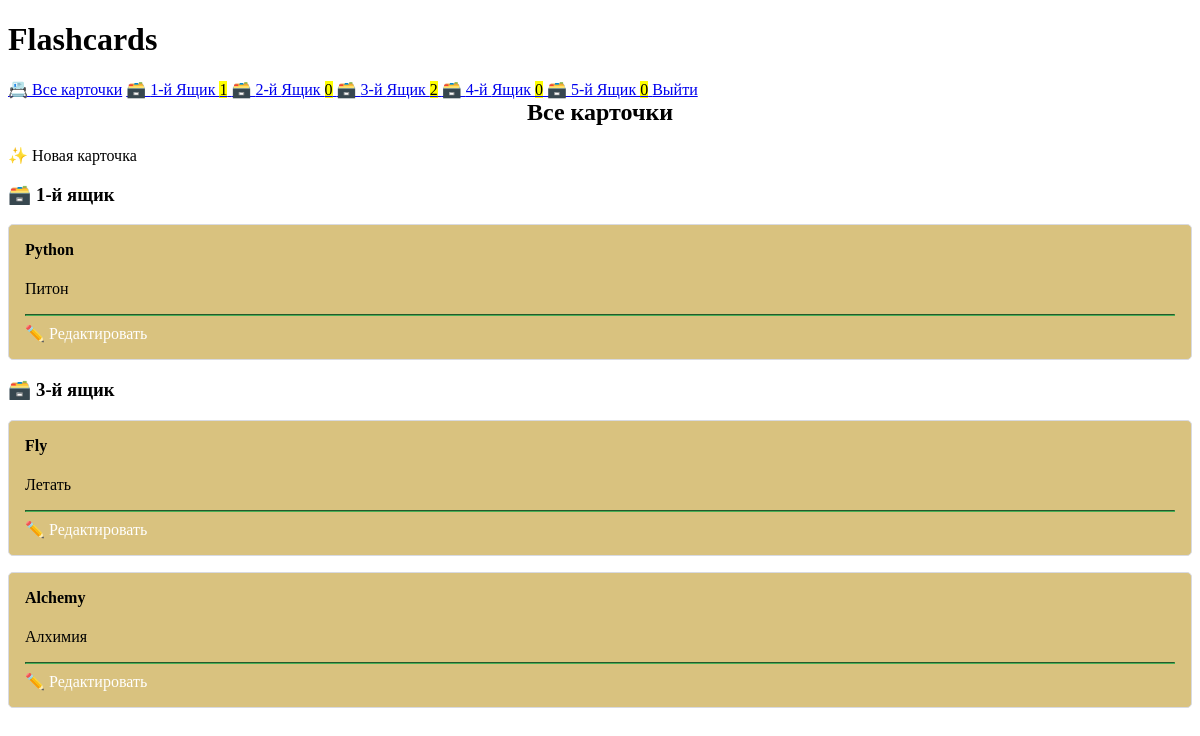
The app's page / (signed in) with its own data.
### cards/models.py (models this page shows, shortened)
class Card(models.Model):
    question = models.CharField(verbose_name='Вопрос', max_length=100)
    answer = models.CharField(verbose_name='Ответ', max_length=100)
    box = models.IntegerField(
        verbose_name='Коробка',
        choices=zip(BOXES, BOXES),
        default=BOXES[0],
    )
    date_created = models.DateTimeField(verbose_name='Дата', auto_now_add=True)
    owner = models.ForeignKey(user, on_delete=models.CASCADE, verbose_name='Владелец')

### cards/views.py (the view)
# urls.py: path('', views.CardListView.as_view(), name='card-list'),
class CardListView(generic.ListView):
    model = Card
    template_name = 'cards/cards_list.html'
    context_object_name = 'cards'
    def get_queryset(self):
        if self.request.user.is_authenticated:
            queryset = Card.objects.filter(owner=self.request.user).order_by('box', '-date_created')
            return queryset

### cards/templatetags/cards_tags.py (called while the page is built)
@register.inclusion_tag(filename="cards/box_links.html", takes_context=True)
def boxes_as_links(context):
    request = context['request']
    boxes = []
    for box_num in BOXES:
        card_count = Card.objects.filter(box=box_num, owner=request.user).count()
        boxes.append({
            "number": box_num,
            "card_count": card_count,
        })
    return {"boxes": boxes}

### cards/templates/cards/cards_list.html
{% extends 'base.html' %}
{% load humanize %}
{% block content %}
    {% if user.is_authenticated %}
    <h2>
        Все карточки
    </h2>
    <a href="{% url 'card-create' %}" role="button" style="color: black;">
        ✨ Новая карточка
    </a>
    {% for card in cards %}
        {% ifchanged %}
            <h3>🗃️ {{ card.box | ordinal }} ящик</h3>
        {% endifchanged %}
        {% include "cards/card.html" %}
    {% endfor %}
    {% else %}
        <a href="{% url 'login' %}" class="button">Войти</a>
        <a href="{% url 'registration' %}" class="button">Регистрация</a>
    {% endif %}
{% endblock content %}

### templates/base.html (shortened to what this page needs)
<!DOCTYPE html>
{% load static %}
<html lang="en">
<head>
</head>
<body>
    <header>
        <h1>Flashcards</h1>
        {% include "navigation.html" %}
        <link rel="stylesheet" href="https://cdn.simplecss.org/simple.min.css">
        <link rel="stylesheet" href="{% static 'css/style.css' %}">
    </header>
    <main>
        {% block content %}{% endblock %}
    </main>
</body>
</html>

### templates/navigation.html
{% load cards_tags %}
<nav>
    <a href="{% url 'card-list' %}">📇 Все карточки</a>
    {% if user.is_authenticated %}
    {% boxes_as_links %}
    <a methods="post" href="{% url 'logout' %}"👀>Выйти</a>
    {% else %}
    <a href="{% url 'login' %}">👋Войти</a>
    <a href="{% url 'registration' %}">🤝Регистация</a>
    {% endif %}
</nav>

### cards/templates/cards/box_links.html
{% load humanize %}
{% for box in boxes %}
    <a href="{% url 'box' box_num=box.number %}">
        🗃️ {{ box.number | ordinal }} Ящик <mark>{{ box.card_count }}</mark>
    </a>
{% endfor %}

### cards/templates/cards/card.html (shortened to what this page needs)
<article>
    <h4>{{ card.question }}</h4>
    {% if not check_card %}
        <p>{{ card.answer }}</p>
        <hr>
        <a href="{% url 'card-update' card.id %}" role="button">
            ✏️ Редактировать
        </a>
    {% endif %}
</article>

### static/css/style.css (style rules this page uses)
:root { --accent: #48ad55; --accent-bg: white; --bg: #fff; --text: #212121; --text-light: #585858; --border: #d8dae1; --code: #d81b60; --preformatted: #444; --marked: #d9c27f; }
article { background-color: var(--marked); border: 1px solid var(--border); border-radius: 5px; padding: 1em; margin: 1em 0; }
h2 { text-align: center; }
h2, h4 { margin-top: 0; }
hr { background: var(--accent); border-color: var(--accent); }
button, a[role="button"] { color: white; text-decoration: none; }

### records on screen
Card: box|ordinal "1-й", question "Python", answer "Питон"
Card: box|ordinal "3-й", question "Fly", answer "Летать"
Card: question "Alchemy", answer "Алхимия"

### other values on screen
{{ box.number | ordinal }} "1-й" "2-й" "3-й" "4-й" "5-й"
{{ box.card_count }} "1" "0" "2" "0" "0"
